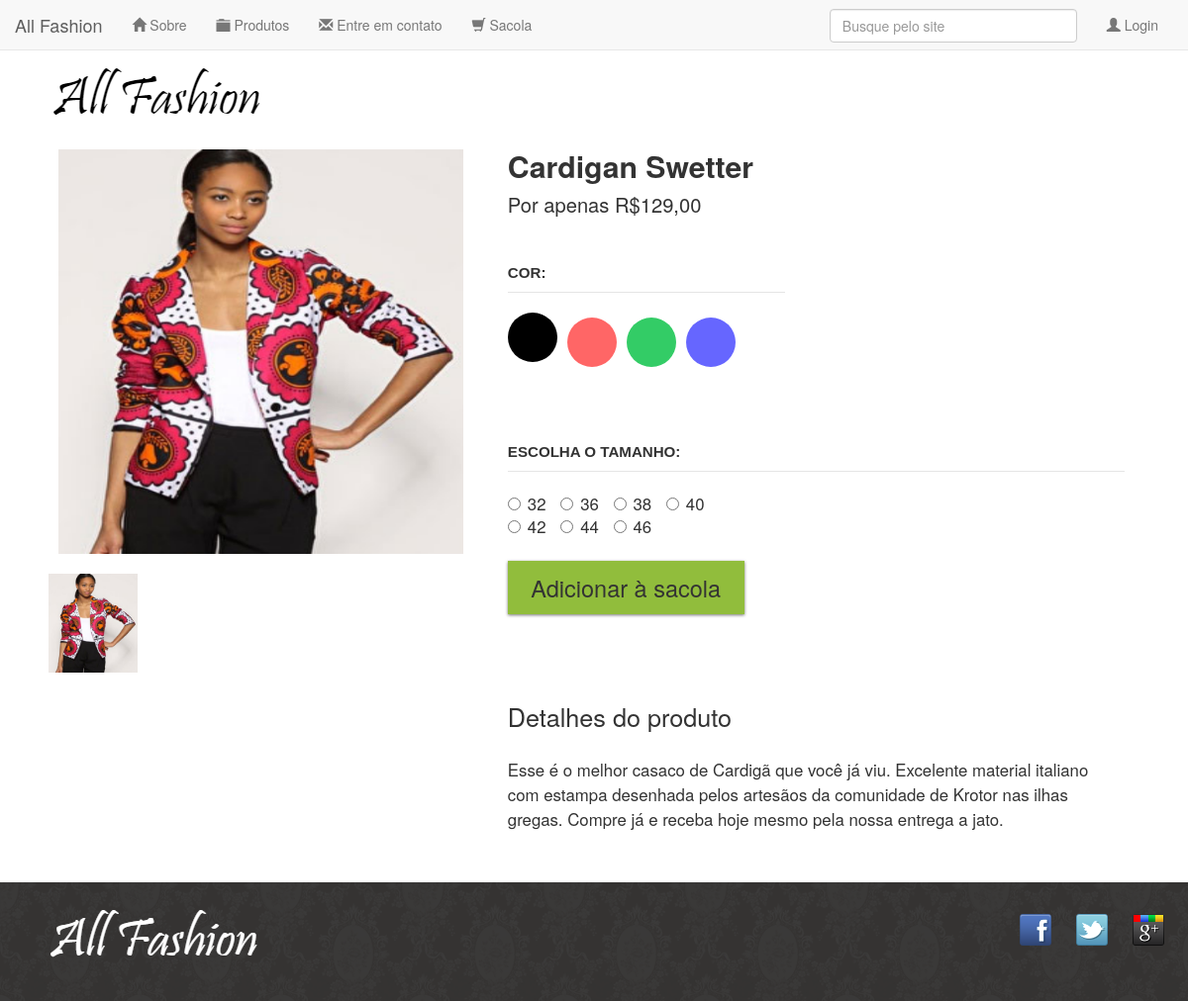
Page /produto.php?id=1 on the committed database.
### tables this page shows
CREATE TABLE `imagens` (
  ` id` int(11) NOT NULL,
  `nome` varchar(100) NOT NULL,
  `caminho` varchar(100) DEFAULT NULL,
  `Produtos_id` int(11) NOT NULL,
  `principal` char(1) DEFAULT 'S'
);

CREATE TABLE `produtos` (
  `id` int(11) NOT NULL,
  `nome` varchar(45) DEFAULT NULL,
  `descricao` text,
  `tamanho` char(1) DEFAULT NULL,
  `preco` decimal(12,2) DEFAULT NULL,
  `Marcas_id` int(11) NOT NULL,
  `Categorias_id` int(11) NOT NULL,
  `Cores_id` int(11) NOT NULL,
  `SubCategorias_id` int(11) NOT NULL
);

### config/conexao.php (called while the page is built, shortened)
<?php
class Conexao {
    private $con = null;
    private $host = "localhost";
    private $user = "root";
    private $pass = "";
    private $database = "allfashion";
    public function conecta() {
        $this->con = mysqli_connect($this->host, $this->user, $this->pass, $this->database) or die("Erro ao conectar ao servidor &raquo; " . mysqli_connect_errno());
        return $this->con;
    }
    public function executa ($sql) {
        $re = $this->con->query($sql);
        return $re;
    }
}

### produto.php (the view, shortened to what this page needs)
<?php include("cabecalho.php");?>
<?php include("header.php");?>
	<link rel="stylesheet" href="css/mobile.css" media="(max-width: 939px)">
	<link rel="stylesheet" href="css/produto.css">
		<div class="container">
			<div class="imagens-produtos">
				<?php
					$id = $_GET['id'];
					$img_principal = $db->executa("SELECT * FROM IMAGENS WHERE principal = 'S' AND Produtos_id = ".$id);
					$img_principal = $img_principal->fetch_array();
				?>
				<div style="padding: 20px;">
					<img src="<?php echo $img_principal['caminho'].$img_principal['nome']; ?>" alt="rosa" style="width: 100%">
				</div>
				<div class="imagem-menor">
					<?php
						$imgs = $db->executa("SELECT * FROM IMAGENS WHERE Produtos_id = ".$id);
						while ($row = $imgs->fetch_array(MYSQLI_ASSOC)) {
					?>
							<img src="<?php echo $row['caminho'].$row['nome']; ?>" alt="rosa">
						<?php } ?>
				</div>
			</div>
			<div class="produto">
				<div style="padding: 0 25px;">
			  		<?php
						$produto = $db->executa("SELECT * FROM PRODUTOS WHERE ID = ".$id);
						$produto = $produto->fetch_array();
					?>
					<h1><?php echo $produto["nome"]?></h1>
					<p>Por apenas R$<?php echo number_format($produto["preco"], 2, ",", ".")?></p>
					<form action="addSacola.php?acao=add&id=<?php echo $_GET['id'];?>" method="POST">
						<fieldset class="cores">
							<legend>Cor:</legend>
						</fieldset>
						<div class="tamanho">
							<legend>Escolha o tamanho:</legend>
								<label class="radio-inline">
									<input type="radio" name="tamanho" value="32" required>32
								</label>
								<label class="radio-inline">
									<input type="radio" name="tamanho" value="36" required>36
								</label>
								<label class="radio-inline">
									<input type="radio" name="tamanho" value="38" required>38
								</label>
								<label class="radio-inline" required>
									<input type="radio" name="tamanho" value="40" required>40
								</label>
								<br>
								<label class="radio-inline">
									<input type="radio" name="tamanho" value="42" required>42
								</label>
								<label class="radio-inline">
									<input type="radio" name="tamanho" value="44" required>44
								</label>
								<label class="radio-inline">
									<input type="radio" name="tamanho" value="46" required>46
								</label>
						</div>
						<input type="submit" class="comprar" value="Adicionar à sacola">
					</form>
					<div class="detalhes">
						<h2>Detalhes do produto</h2>
						<p>Esse é o melhor casaco de Cardigã que você já viu. Excelente
						material italiano com estampa desenhada pelos artesãos da
						comunidade de Krotor nas ilhas gregas. Compre já e receba hoje
						mesmo pela nossa entrega a jato.</p>
					</div>
				</div>
			</div>
		</div>
<?php include("rodape.php"); ?>

### css/estilos.css (style rules this page uses)
body { color: #333333; font-family: "Lucida Sans Unicode", "Lucida Grande", sans-serif; margin: 0; background-color: #d9d9d9; }
.container { margin: 0 auto; width: 96%; }

### css/mobile.css (style rules this page uses)
.container { width: 96%; }

### css/produto.css (style rules this page uses)
fieldset { border: none !important; }
.cores { position: relative; padding-top: 90px; }
.cores legend { position: absolute; top: 0; left: 0; }
.imagens-produtos { float: left; width: 40%; }
.produto { color: #333; line-height: 1.3; font-size: 1.2em; }
.produto h1 { font-size: 1.8em; font-weight: bold; }
.produto p { font-size: 1.2em; margin-bottom: 1em; }
.produto legend { display: block; font: bold 0.9em/2.5 Arial; text-transform: uppercase; }
.imagem-menor { width: 100%; float: left; }
.imagem-menor img { width: 20%; float: left; margin: 0 10px; height: 100px; }
.comprar { background: #91bd3c; border: none; color: #333; font-size: 1.4em; box-shadow: 0 1px 3px #777; display: block; padding: 0.5em 1em; margin: 1em 0; }
@media (min-width: 630px) { .produto { position: relative; width: 60%; float: right; font-size: 1.2em; } }
@media (min-width: 630px) { .cores { position: static; padding: 0; } }
@media (min-width: 630px) { .cores legend { position: static; } }
@media (min-width: 630px) { fieldset { display: inline-block; vertical-align: top; margin: 1em 0; min-width: 200px; width: 45%; } }
.detalhes { padding: 2em 0; }
.detalhes h2 { font-size: 1.5em; line-height: 2; }
.detalhes p { margin: 1em 0; font-size: 1em; line-height: 1.5; max-width: 36em; }
@media (min-width: 500px) { .detalhes { font-size: 1em; } }

### rows in the picture
imagens: caminho+nome (picture)
produtos: nome "Cardigan Swetter", preco "129,00"
